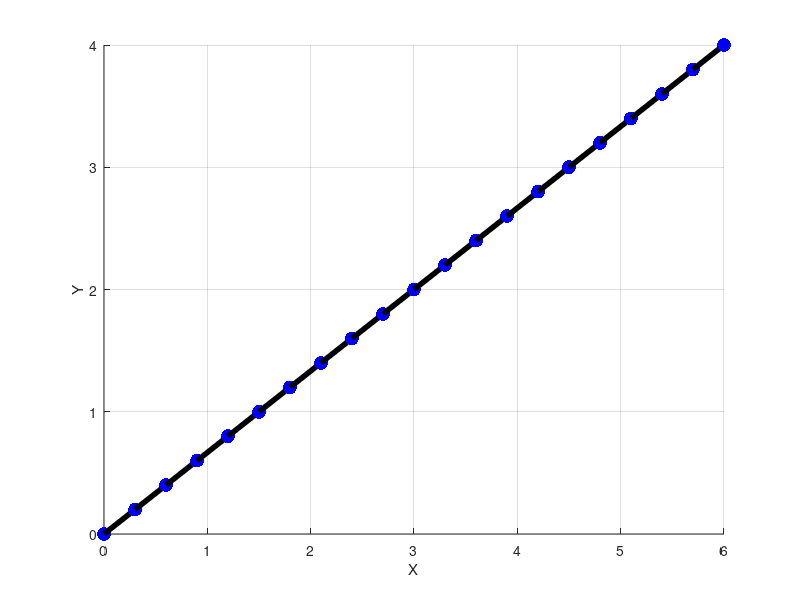

Write MATLAB code to recreate this figure.
close all; clear; clc;

p=[3;2];
%plot (p(1), p(2), 'r.', 'markersize', 20, 'linewidth', 4);
xlabel("X");
ylabel("Y");
grid on;
pause();

hold on;
for lambda = 0:0.1:2
  P = [lambda.*p; lambda];
  plot3(P(1), P(2), P(3), 'b.', 'markersize', 30, 'linewidth', 4);
  grid on;
  zlabel("Lambda")
end;
pause();

lambda = 0:0.1:2;
P = [lambda.*p; lambda];
plot3(P(1,:), P(2,:), P(3,:), 'k', 'linewidth', 4);
